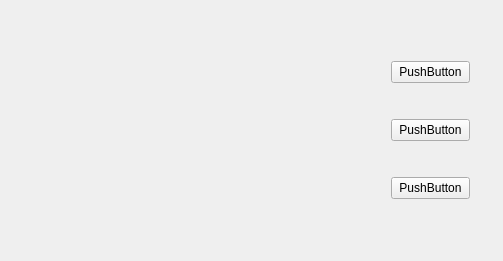
<?xml version="1.0" encoding="UTF-8"?>
<ui version="4.0">
 <class>Gaussian_filter_UI</class>
 <widget class="QWidget" name="Gaussian_filter_UI">
  <property name="geometry">
   <rect>
    <x>0</x>
    <y>0</y>
    <width>503</width>
    <height>261</height>
   </rect>
  </property>
  <property name="windowTitle">
   <string>Gaussian_filter_UI</string>
  </property>
  <widget class="QWidget" name="">
   <property name="geometry">
    <rect>
     <x>380</x>
     <y>20</y>
     <width>101</width>
     <height>221</height>
    </rect>
   </property>
   <layout class="QVBoxLayout" name="verticalLayout">
    <item>
     <widget class="QPushButton" name="pushButton_3">
      <property name="text">
       <string>PushButton</string>
      </property>
     </widget>
    </item>
    <item>
     <widget class="QPushButton" name="pushButton">
      <property name="text">
       <string>PushButton</string>
      </property>
     </widget>
    </item>
    <item>
     <widget class="QPushButton" name="pushButton_2">
      <property name="text">
       <string>PushButton</string>
      </property>
     </widget>
    </item>
   </layout>
  </widget>
 </widget>
 <layoutdefault spacing="6" margin="11"/>
 <resources/>
 <connections/>
</ui>
